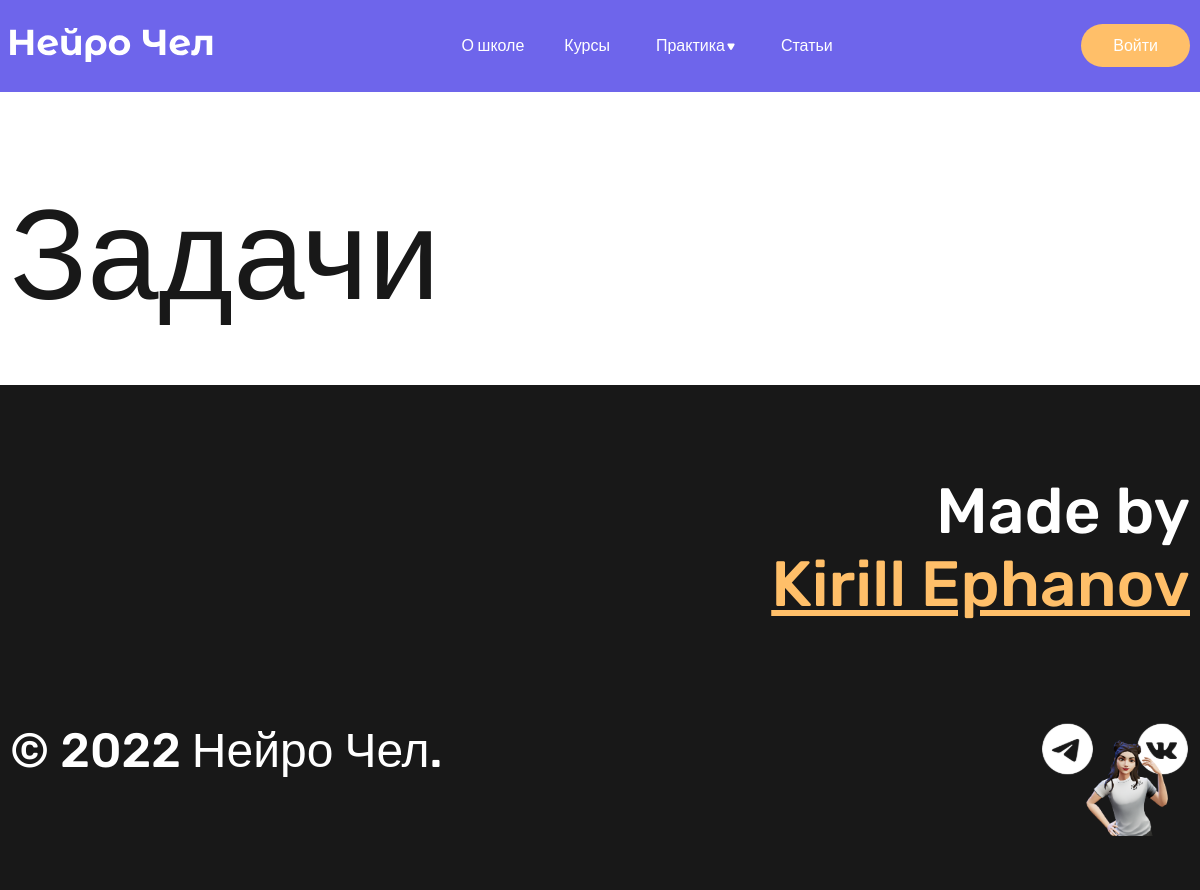
/practice/exercise/, run on an earlier commit of the app's database.
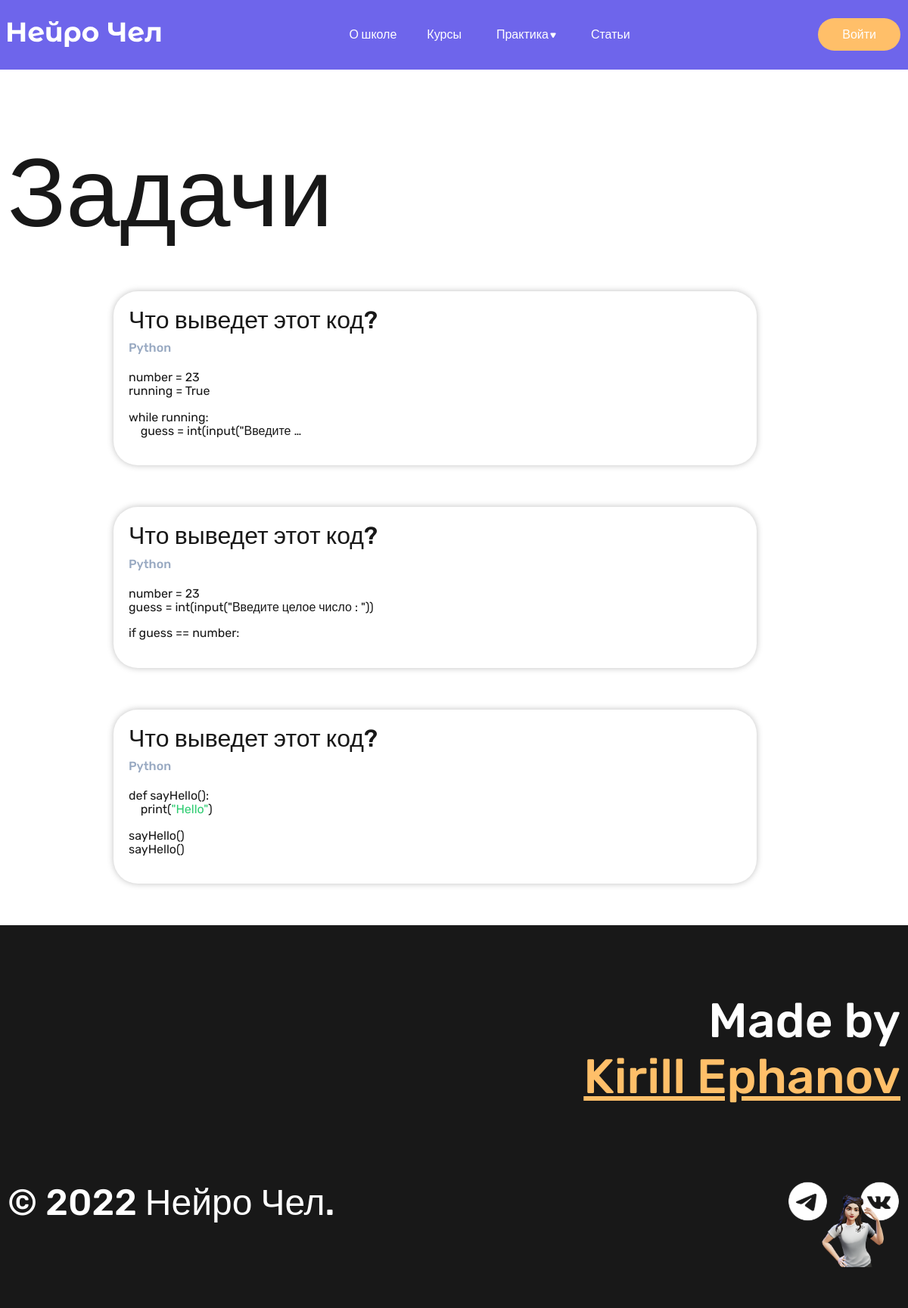
And on a later commit of the database.
### blablycode_app/models.py (models this page shows, shortened)
class Exercise(models.Model):
    exercise_title = models.CharField(max_length=150, verbose_name='Название задачи')
    exercise_category = models.ForeignKey('Category', on_delete=models.PROTECT, null=True, verbose_name='Категория')
    exercise_content = models.TextField(max_length=500, verbose_name='Условие задачи')
    class Meta:
        verbose_name = 'Задача для практики'
        verbose_name_plural = 'Задачи для практики'
        ordering = ['-pk']

class Category(models.Model):
    category_title = models.CharField(max_length=150, verbose_name='Название категории')
    def __str__(self):
        return self.category_title
    class Meta:
        verbose_name = 'Категория'
        verbose_name_plural = 'Категории'
        ordering = ['category_title']

### blablycode_app/views.py (the view)
# urls.py: path('practice/exercise/', exercises_page, name='exercise'),
def exercises_page(request):
    exercise = Exercise.objects.all()
    context = {'exercise': exercise,}
    return render(request=request, template_name='blablycode_app/exercise_list.html', context=context)

### blablycode_app/templates/blablycode_app/exercise_list.html
{% extends 'base.html' %}
{% block content %}
    <div class="wrapper">
        <h1 class="page-title">Задачи</h1>
    </div>
    <section>
        <div class="course-catalog-wrapper">
            <div class="course-catalog">
                {% for item in exercise %}
                <a href="{% url 'open_exercise' item.pk %}" class="card-link">
                    <div class="course-card">
                        <div class="course-card-container">
                            <div class="course-card__content">
                                <p class="course-card__title">
                                    {{ item.exercise_title }}
                                </p>
                                <div class="course-card__categories">
                                    <p class="course-card__category">
                                        {{ item.exercise_category }}
                                    </p>
                                </div>
                                <p class="course-card__description">
                                    {{ item.exercise_content|safe|truncatewords:15 }}
                                </p>
                            </div>
                        </div>
                    </div>
                </a>
                {% endfor %}
            </div>
        </div>
    </section>
{% endblock %}

### templates/base.html (shortened to what this page needs)
<!DOCTYPE html>
{% load static %}
<html lang="en">
<head>
    <link rel="stylesheet" href="{% static 'styles/normalize.css' %}">
    <link rel="stylesheet" href="{% static 'styles/style.css' %}">
</head>
<body>
    <div class="janna-bot">
        <a href="#" class="janna-bot__link"><img src="{% static 'images/janna-logo.png' %}" class="janna-bot__img"></a>
    </div>
    <header>
        <div class="header">
            <div class="wrapper">
                <nav>
                    <div class="nav">
                        <div class="nav__logo">
                            <a href="{% url 'home' %}" class="nav__logo__link">
                                <img src="{% static 'images/logo.svg' %}" alt="Нейро Чел" class="nav__logo__link-img">
                            </a>
                        </div>
                        <div class="nav__menu">
                            <ul class="nav__menu__links">
                                <li class="nav__menu__links__item">
                                    <a href="{% url 'home' %}" class="nav__menu__link">О школе</a>
                                </li>
                                <li class="nav__menu__links__item">
                                    <a href="{% url 'courses' %}" class="nav__menu__link">Курсы</a>
                                </li>
                                <li class="nav__menu__links__item">
                                    <div class="dropdown">
                                        <button class="dropbtn">Практика
                                            <img src="{% static 'images/arrow_down.svg' %}">
                                        </button>
                                      </div>
                                </li>
                                <li class="nav__menu__links__item">
                                    <a href="{% url 'articles' %}" class="nav__menu__link">Статьи</a>
                                </li>
                            </ul>
                        </div>
                        <div class="nav__user">
                            {% if request.user.is_authenticated %}
                            <a href="{% url 'logout' %}" class="nav__user__profile">Выйти</a>
                            {% else %}
                            <a href="{% url 'login' %}" class="nav__user__login-btn">Войти</a>
                            {% endif %}
                        </div>
                    </div>
                </nav>
            </div>
        </div>
    </header>
    {% block content %}{% endblock %}
    <footer>
        <div class="footer">
            <div class="wrapper">
                <p class="watermark">
                    Made by<br><span><a href="https://github.com/kirephanov" target="_blank" class="watermark__link">Kirill Ephanov</a></span>
                </p>
                <div class="footer__content">
                    <p class="footer__content__description">
                        &#169 2022 Нейро Чел.
                    </p>
                    <div class="footer__content__socials">
                        <a href="#" class="footer__content__socials__link"><img src="{% static 'images/Socials/Telegram.svg' %}" alt="Telegram" class="footer__content__socials__img"></a>
                        <a href="#" class="footer__content__socials__link"><img src="{% static 'images/Socials/VK.svg' %}" alt="VK" class="footer__content__socials__img"></a>
                    </div>
                </div>
            </div>
        </div>
    </footer>
</body>
</html>

### blablycode/static/styles/style.css (style rules this page uses)
:root { --dark: #181818; --blue: #6E65EB; --orange: #FFBF69; --grey: #97A8C1; }
html { background-color: var(--dark); }
body { font-family: 'Rubik', sans-serif; color: var(--dark); background-color: #fff; }
.wrapper { max-width: 1180px; padding-right: 5px; padding-left: 5px; margin: 0 auto; }
.page-title { font-size: 128px; font-weight: 500; margin-top: 90px; margin-bottom: 55px; }
.janna-bot { position: fixed; right: 20px; bottom: 50px; z-index: 1; }
.janna-bot__img { width: 100px; border-radius: 16px; box-shadow: none; transition: .3s ease box-shadow; }
.header { background-color: var(--blue); padding-top: 20px; padding-bottom: 20px; }
.nav { display: flex; justify-content: space-between; align-items: center; }
.nav__menu__links { display: flex; align-items: center; }
.nav__menu__links__item { list-style-type: none; margin-right: 40px; }
.nav__menu__link { color: #fff; text-decoration: none; font-size: 16px; font-weight: 500; }
.nav__user__login-btn { color: #fff; text-decoration: none; font-size: 16px; font-weight: 500; padding: 12px 32px; background-color: var(--orange); border-radius: 100px; }
.dropdown { float: left; overflow: hidden; }
.dropdown .dropbtn { font-size: 16px; font-weight: 500; border: none; outline: none; color: white; background-color: inherit; font-family: inherit; margin: 0; display: flex; align-items: center; gap: 2px; }
.footer { background-color: var(--dark); color: #fff; padding-top: 90px; padding-bottom: 100px; }
.watermark { font-size: 64px; font-weight: 500; text-align: end; margin-top: 0; margin-bottom: 90px; }
.watermark__link { color: var(--orange); }
.footer__content { display: flex; justify-content: space-between; align-items: center; }
.footer__content__description { font-size: 48px; font-weight: 500; margin: 0; }
.footer__content__socials { display: flex; align-items: center; gap: 40px; }
.course-catalog-wrapper { max-width: 900px; padding-right: 5px; padding-left: 5px; margin: 0 auto; }
.card-link { color: var(--dark); text-decoration: none; }
.course-card { border-radius: 32px; padding: 20px; box-shadow: 0px 0px 8px rgba(0, 0, 0, 0.25); max-width: 850px; box-sizing: border-box; margin-bottom: 55px; }
.course-card-container { display: flex; align-items: center; }
.course-card__title { font-size: 32px; font-weight: 500; margin: 0; }
.course-card__categories { margin-top: 10px; margin-bottom: 0; }
.course-card__category { color: var(--grey); font-size: 16px; font-weight: 500; margin-top: 5px; margin-bottom: 0; }
.course-card__description { font-size: 16px; margin-top: 20px; }

What changed in the data, as far as the page shows it:
added Exercise: exercise_title "Что выведет этот код?", exercise_category "Python", exercise_content "number = 23 running = True while running: guess = int(input(\"Введите …"
added Exercise: exercise_title "Что выведет этот код?", exercise_category "Python", exercise_content "number = 23 guess = int(input(\"Введите целое число : \")) if guess == number:"
added Exercise: exercise_title "Что выведет этот код?", exercise_category "Python", exercise_content "def sayHello(): print( \"Hello\" ) sayHello() sayHello()"
